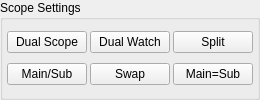
            <widget class="QGroupBox" name="scopeSettingsGroup">
             <property name="title">
              <string>Scope Settings</string>
             </property>
             <layout class="QHBoxLayout" name="horizontalLayout_4">
              <property name="spacing">
               <number>3</number>
              </property>
              <property name="leftMargin">
               <number>4</number>
              </property>
              <property name="topMargin">
               <number>4</number>
              </property>
              <property name="rightMargin">
               <number>4</number>
              </property>
              <property name="bottomMargin">
               <number>4</number>
              </property>
              <item>
               <layout class="QHBoxLayout" name="horizontalLayout_3">
                <property name="spacing">
                 <number>3</number>
                </property>
                <item>
                 <layout class="QGridLayout" name="gridLayout">
                  <item row="2" column="1">
                   <widget class="QPushButton" name="dualWatchBtn">
                    <property name="focusPolicy">
                     <enum>Qt::NoFocus</enum>
                    </property>
                    <property name="text">
                     <string>Dual Watch</string>
                    </property>
                    <property name="checkable">
                     <bool>true</bool>
                    </property>
                   </widget>
                  </item>
                  <item row="2" column="0">
                   <widget class="QPushButton" name="scopeDualBtn">
                    <property name="sizePolicy">
                     <sizepolicy hsizetype="Minimum" vsizetype="Fixed">
                      <horstretch>0</horstretch>
                      <verstretch>0</verstretch>
                     </sizepolicy>
                    </property>
                    <property name="maximumSize">
                     <size>
                      <width>16777215</width>
                      <height>16777215</height>
                     </size>
                    </property>
                    <property name="focusPolicy">
                     <enum>Qt::NoFocus</enum>
                    </property>
                    <property name="text">
                     <string>Dual Scope</string>
                    </property>
                    <property name="checkable">
                     <bool>true</bool>
                    </property>
                   </widget>
                  </item>
                  <item row="6" column="0">
                   <widget class="QPushButton" name="scopeMainSubBtn">
                    <property name="maximumSize">
                     <size>
                      <width>16777215</width>
                      <height>16777215</height>
                     </size>
                    </property>
                    <property name="focusPolicy">
                     <enum>Qt::NoFocus</enum>
                    </property>
                    <property name="text">
                     <string>Main/Sub</string>
                    </property>
                    <property name="checkable">
                     <bool>false</bool>
                    </property>
                   </widget>
                  </item>
                  <item row="2" column="2">
                   <widget class="QPushButton" name="splitBtn">
                    <property name="focusPolicy">
                     <enum>Qt::NoFocus</enum>
                    </property>
                    <property name="text">
                     <string>Split</string>
                    </property>
                    <property name="checkable">
                     <bool>true</bool>
                    </property>
                   </widget>
                  </item>
                  <item row="6" column="1">
                   <widget class="QPushButton" name="swapMainSubBtn">
                    <property name="focusPolicy">
                     <enum>Qt::NoFocus</enum>
                    </property>
                    <property name="text">
                     <string>Swap</string>
                    </property>
                   </widget>
                  </item>
                  <item row="6" column="2">
                   <widget class="QPushButton" name="mainEqualsSubBtn">
                    <property name="focusPolicy">
                     <enum>Qt::NoFocus</enum>
                    </property>
                    <property name="text">
                     <string>Main=Sub</string>
                    </property>
                   </widget>
                  </item>
                 </layout>
                </item>
               </layout>
              </item>
             </layout>
            </widget>
